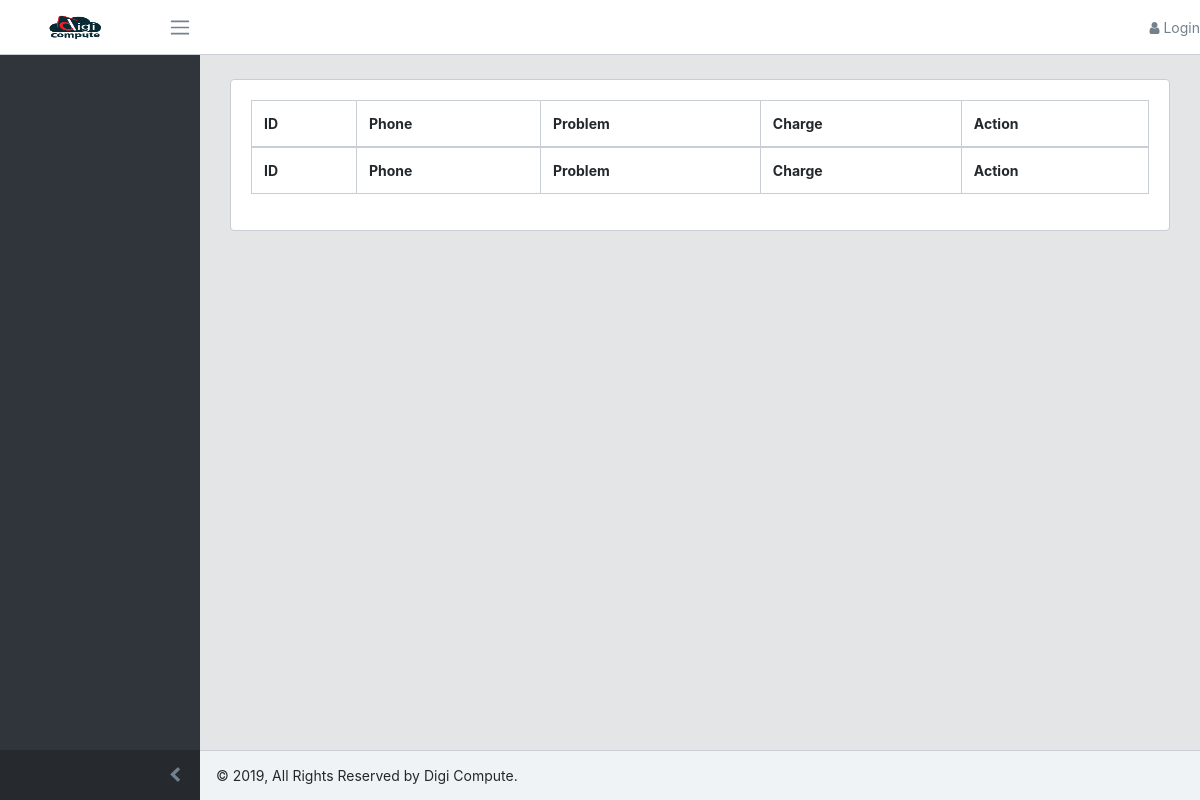
The app's page /dashboard/phone_problems/, older data.
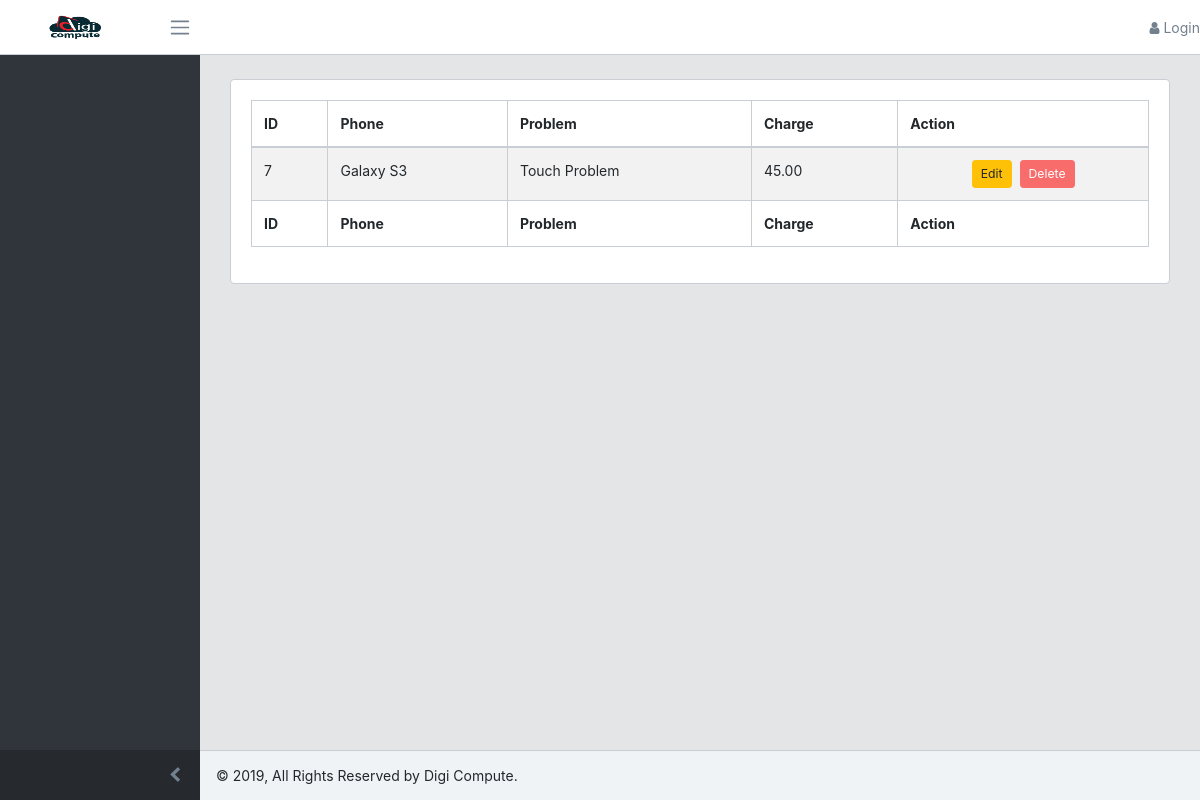
The same page, newer data.
### repair/models.py (models this page shows, shortened)
class PhoneProblem(models.Model):
    phone = models.ForeignKey('Phone', on_delete=models.CASCADE)
    problem = models.ForeignKey('Problem', on_delete=models.CASCADE)
    charge = models.DecimalField(max_digits=10, decimal_places=2)

class Phone(models.Model):
    name = models.CharField(max_length=50, unique=True)
    brand = models.ForeignKey('Brand', on_delete=models.CASCADE)
    image = models.ImageField(upload_to='phone_images')
    def __str__(self):
        return self.name

class Problem(models.Model):
    name = models.CharField(max_length=50, unique=True)
    description = models.TextField(null=True, blank=True)
    def __str__(self):
        return self.name

### repair/views.py (the view)
# urls.py: path('dashboard/phone_problems/', views.DashboardPhoneProblemListView.as_view(), name='dashboard_phone_problem_list'),
class DashboardPhoneProblemListView(ListView):
    model = PhoneProblem
    template_name = 'repair/dashboard_phone_problem_list.html'

### repair/templates/repair/dashboard_phone_problem_list.html (shortened to what this page needs)
{% extends 'admin_base.html' %}
{% load static %}
{% block content %}
    <div class="card mt-4">
        <div class="card-body">
            <table id="example" class="table table-striped table-bordered" style="width:100%">
        <thead>
            <tr>
                <th>ID</th>
                <th>Phone</th>
                <th>Problem</th>
                <th>Charge</th>
                <th>Action</th>
            </tr>
        </thead>
        <tbody>
            {% for phone_problem in object_list %}
            <tr>
                <td>{{ phone_problem.id }}</td>
                <td>{{ phone_problem.phone }}</td>
                <td>{{ phone_problem.problem }}</td>
                <td>{{ phone_problem.charge }}</td>
                <td class="text-center"><form action="" method="POST">{% csrf_token %}<a href="" class="btn btn-sm btn-warning mr-2">Edit</a><button class="btn btn-sm btn-danger confirm-delete">Delete</button></form></td>
            </tr>
            {% endfor %}
        </tbody>
        <tfoot>
            <tr>
                <th>ID</th>
                <th>Phone</th>
                <th>Problem</th>
                <th>Charge</th>
                <th>Action</th>
            </tr>
        </tfoot>
    </table>
        </div>
    </div>
{% endblock %}

Row changes from the older to the newer data that the page shows:
added PhoneProblem: id "7", phone "Galaxy S3", problem "Touch Problem", charge "45.00"
